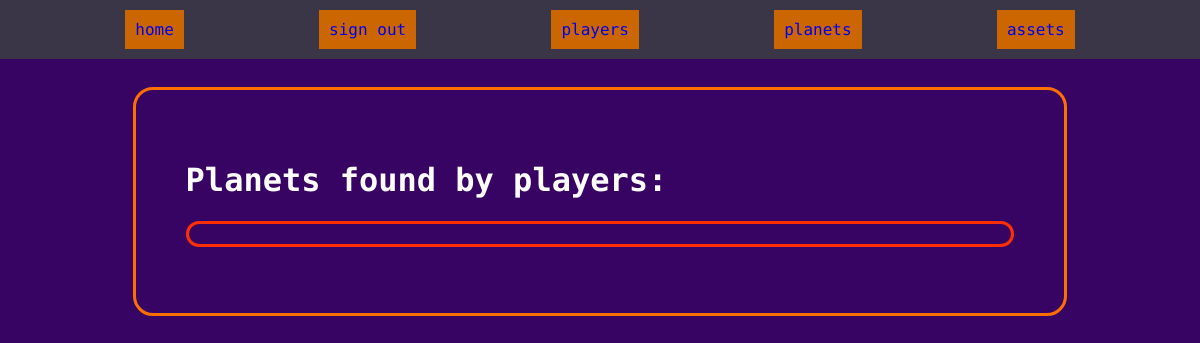
Before: /planet_list (signed in) with the older database file.
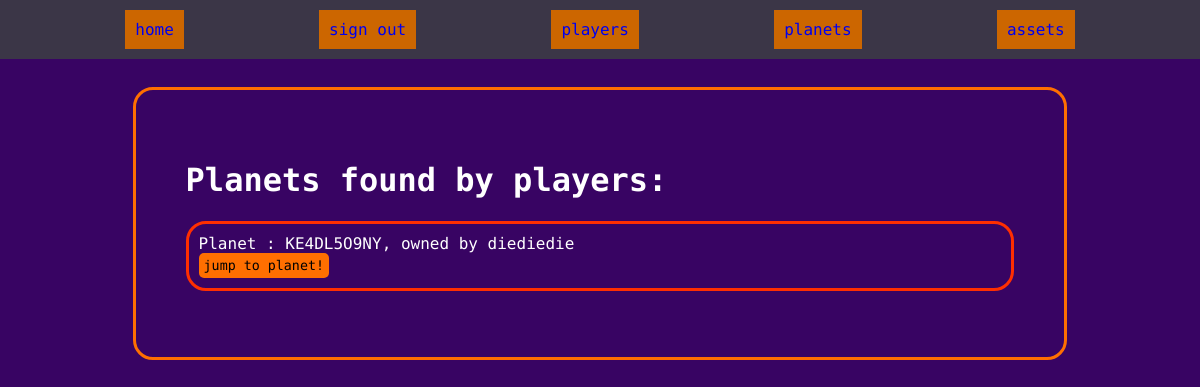
After: the same page with the newer database file.
### eggverse/models.py (models this page shows)
class Planets(models.Model):
  planet_name = models.CharField(max_length=200)
  planet_coordinates = models.CharField(max_length=200)
  planet_chat = models.TextField()
  planet_landscape = models.TextField()
  planet_players = models.TextField()
  planet_collisions = models.TextField()
  planet_owner = models.CharField(max_length=200)
  taxation = models.CharField(max_length=150)
  description = models.TextField()

### eggverse/views.py (the view)
# urls.py: path('planet_list', views.planet_list, name="planet_list"),
def planet_list(request):
  if request.user.is_authenticated:
    username = request.user.username
    return render(request,"planet_list.html",{"username":username,"planets":planet_instance.get_all_owned_planets()})
  else:
    return redirect("/")

### eggverse/planets.py (called while the page is built)
  def get_all_owned_planets(self):
    return_planets=[]
    for i in Planets.objects.all().iterator():
      if i.planet_owner != "None":
        return_planets.append([i.planet_name,i.planet_owner])
    return return_planets

### eggverse/templates/planet_list.html (shortened to what this page needs)
<!DOCTYPE html>
<html lang="en">
<head>
      {% load static %}
    <link rel="stylesheet" type="text/css" href="{% static 'index.css' %}">
</head>
<body>
  <header>
    <div class="header">
    <div class="header-link-div"><a href="/" class="header-link">home</a></div>
    <div class="header-link-div"><a href="/logout" class="header-link">sign out</a></div>
    <div class="header-link-div"><a href="/player_list" class="header-link">players</a></div>
    <div class="header-link-div"><a href="/planet_list" class="header-link">planets</a></div>
    <div class="header-link-div"><a href="/get_assets" class="header-link">assets</a></div>
  </div>
  </header>
  <span id="username">{{username}}</span>
  <div class="list_container">
  <h1 class="title">Planets found by players:</h1>
  <ul>
  {% for i in planets %}
  <li>Planet : {{i.0}}, owned by {{i.1}} </li><button onclick="join_player('{{i.0}}')">jump to planet!</button>
  {% endfor %}
  </ul>
  </div>
</body>
</html>

Changed rows visible on the page:
now on this page (row edited): Planets: planet_name "KE4DL5O9NY", planet_owner "diediedie"
Other visible differences:
new list line: "Planet : , owned by jump to planet!"
